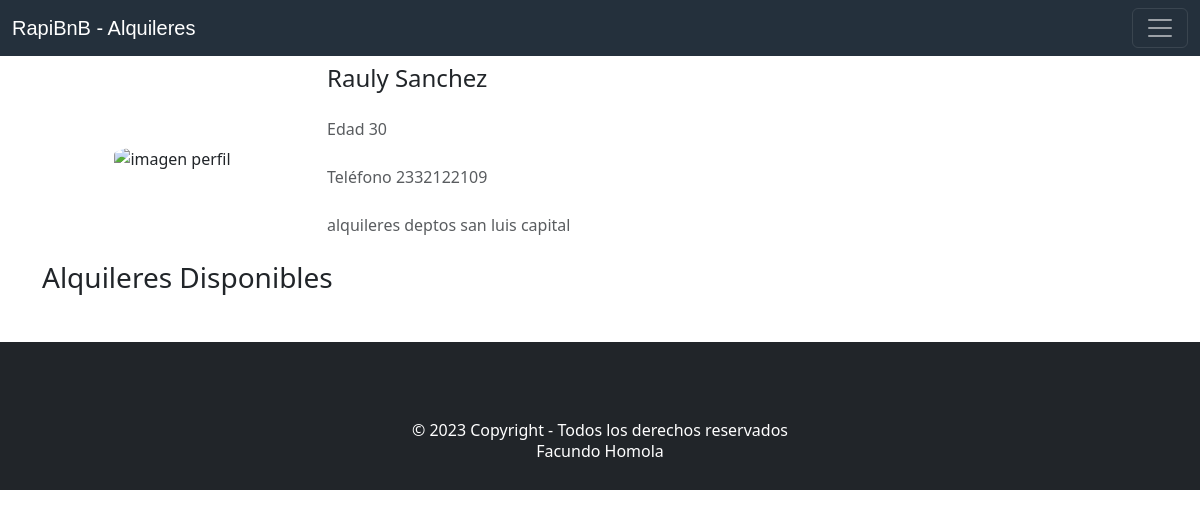
/perfil.php (signed in), run on the app's committed database.
### tables this page shows
CREATE TABLE `usuarios` (
  `id_user` int(11) NOT NULL,
  `nombre` varchar(250) NOT NULL,
  `edad` int(11) NOT NULL,
  `telefono` varchar(50) NOT NULL,
  `descripcion` text NOT NULL,
  `imagen` varchar(250) NOT NULL,
  `user` varchar(250) NOT NULL,
  `pass` varchar(250) NOT NULL
);

### perfil.php (the view, shortened to what this page needs)
<!DOCTYPE html>
<html lang="en">
<head>
    <link href="css/bootstrap.min.css" rel="stylesheet">
    <link href="css/style.css" rel="stylesheet">
</head>
<body>
<?php
    require('includes/header.php');
    $user = $_SESSION['user'];
    if (!isset($user)) {
        header("location: index.php");
    }else{
        $sql = "SELECT * FROM usuarios WHERE user='$user'";
        $result=mysqli_query($conexion,$sql);
        $usuario=mysqli_fetch_array($result);
        $nombre = $usuario['nombre'];
        $edad = $usuario['edad'];
        $telefono = $usuario['telefono'];
        $descripcion = $usuario['descripcion'];
        $imagen = $usuario['imagen'];
    }
?>
<div class="container-lg">
    <div class="row min-vh-95 mt-2 mb-2 align-items-center align-content-center">
        <div class="col-md-3">
            <div class="text-center">
              <img src="files/<?php echo $user."/".$imagen;?>" class="rounded-circule mw-50" alt="imagen perfil" style="border-radius: 30%;" height="240px">
            </div>
        </div>
        <div class="col-md-9 mt-md-0">
            <div class="home-text">
              <h2 class="fs-4">
                <?php
                    echo $nombre;
                ?>
              </h2>
              <p class="mt-4 text-muted">
                Edad
                <?php echo $edad; ?>
              </p>
              <p class="mt-4 text-muted">
                Teléfono
                <?php echo $telefono; ?>
              </p>
              <p class="mt-4 text-muted">
                <?php
                    echo $descripcion;
                ?>
              </p>
            </div>
        </div>
    </div>
    <div class="row">
        <div class="col-12">
            <h3 class="mb-4 fs-3 font-weight-bold">Alquileres Disponibles</h3>
        </div>
    </div>
</div>
<?php
    require('includes/footer.php');
?>
</body>
</html>

### css/style.css (style rules this page uses)
* { margin: 0; padding: 0; box-sizing: border-box; }

### data on the page
usuarios: nombre "Rauly Sanchez", edad "30", telefono "2332122109", descripcion "alquileres deptos san luis capital"
